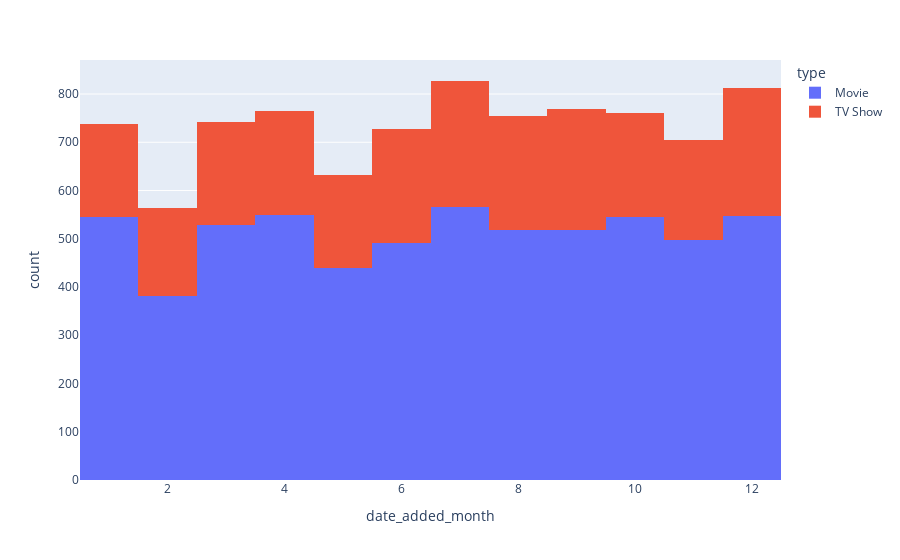

Source (notebook cell):
### Code cell
px.histogram(netflix_df, x = 'date_added_month', color='type')

### Figure 1 — Plotly figure (JSON) as saved in the notebook; plotly's stock layout.template omitted (floating-point values rounded to 4 significant figures; data arrays with more than 128 entries replaced by an {"elided": "..."} marker saying what was removed)
{"data": [{"alignmentgroup": "True", "bingroup": "x", "hovertemplate": "type=Movie<br>date_added_month=%{x}<br>count=%{y}<extra></extra>", "legendgroup": "Movie", "marker": {"color": "#636efa", "pattern": {"shape": ""}}, "name": "Movie", "offsetgroup": "Movie", "orientation": "v", "showlegend": true, "type": "histogram", "x": {"elided": "6131 int values"}, "xaxis": "x", "yaxis": "y"}, {"alignmentgroup": "True", "bingroup": "x", "hovertemplate": "type=TV Show<br>date_added_month=%{x}<br>count=%{y}<extra></extra>", "legendgroup": "TV Show", "marker": {"color": "#EF553B", "pattern": {"shape": ""}}, "name": "TV Show", "offsetgroup": "TV Show", "orientation": "v", "showlegend": true, "type": "histogram", "x": {"elided": "2676 int values"}, "xaxis": "x", "yaxis": "y"}], "layout": {"barmode": "relative", "legend": {"title": {"text": "type"}, "tracegroupgap": 0}, "margin": {"t": 60}, "xaxis": {"anchor": "y", "domain": [0, 1], "title": {"text": "date_added_month"}}, "yaxis": {"anchor": "x", "domain": [0, 1], "title": {"text": "count"}}}}
